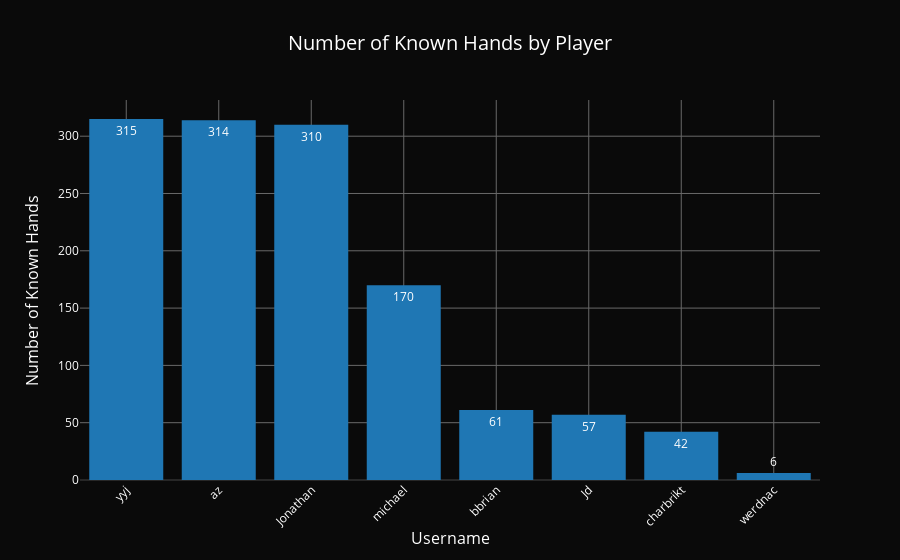

This figure's notebook cell:
### Code cell
cnt = {}
for h in hands:
	for player in h:
		if player not in cnt:
			cnt[player] = 0
		cnt[player] += 1

# Convert the data into a pandas DataFrame
known_df = pd.DataFrame({'Username': [player.username for player in cnt.keys()],
                   'Known Hands': [hands for hands in cnt.values()]})

known_df = known_df.sort_values('Known Hands', ascending=False)

# Plot the data using Plotly Express
fig = px.bar(known_df, x='Username', y='Known Hands', text='Known Hands',
             title="Number of Known Hands by Player")

# Update layout for clarity
fig.update_layout(
                  xaxis_tickangle=-45,
                  yaxis=dict(title='Number of Known Hands'),
                  xaxis=dict(title='Username'))

fig.show()

### Figure 1 — Plotly figure (JSON) as saved in the notebook; plotly's stock layout.template omitted (floating-point values rounded to 4 significant figures)
{"data": [{"alignmentgroup": "True", "hovertemplate": "Username=%{x}<br>Known Hands=%{text}<extra></extra>", "legendgroup": "", "marker": {"color": "#1F77B4", "pattern": {"shape": ""}}, "name": "", "offsetgroup": "", "orientation": "v", "showlegend": false, "text": [315, 314, 310, 170, 61, 57, 42, 6], "textposition": "auto", "type": "bar", "x": ["yyj", "az", "Jonathan", "michael", "bbrian", "Jd", "charbrikt", "werdnac"], "xaxis": "x", "y": [315, 314, 310, 170, 61, 57, 42, 6], "yaxis": "y"}], "layout": {"barmode": "relative", "legend": {"tracegroupgap": 0}, "title": {"text": "Number of Known Hands by Player"}, "xaxis": {"anchor": "y", "domain": [0, 1], "tickangle": -45, "title": {"text": "Username"}}, "yaxis": {"anchor": "x", "domain": [0, 1], "title": {"text": "Number of Known Hands"}}}}
